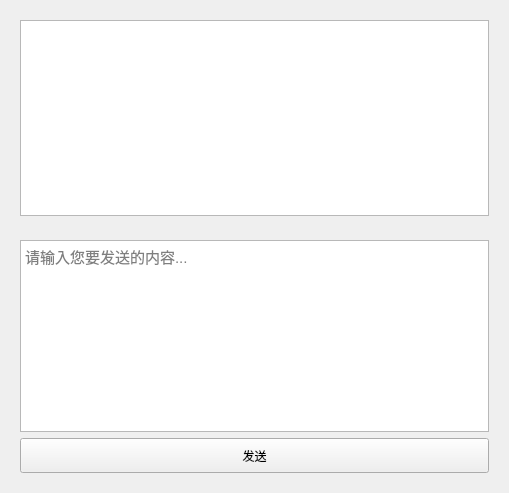
<?xml version="1.0" encoding="UTF-8"?>
<ui version="4.0">
 <class>ContactPage</class>
 <widget class="QWidget" name="ContactPage">
  <property name="geometry">
   <rect>
    <x>0</x>
    <y>0</y>
    <width>509</width>
    <height>493</height>
   </rect>
  </property>
  <property name="windowTitle">
   <string>Form</string>
  </property>
  <layout class="QVBoxLayout" name="verticalLayout">
   <item>
    <widget class="QWidget" name="widget" native="true">
     <property name="sizePolicy">
      <sizepolicy hsizetype="Preferred" vsizetype="Preferred">
       <horstretch>0</horstretch>
       <verstretch>0</verstretch>
      </sizepolicy>
     </property>
     <property name="minimumSize">
      <size>
       <width>0</width>
       <height>60</height>
      </size>
     </property>
     <layout class="QVBoxLayout" name="verticalLayout_3">
      <item>
       <widget class="QTextEdit" name="textEdit_2">
        <property name="font">
         <font>
          <pointsize>11</pointsize>
         </font>
        </property>
       </widget>
      </item>
     </layout>
    </widget>
   </item>
   <item>
    <widget class="QWidget" name="widget_2" native="true">
     <layout class="QVBoxLayout" name="verticalLayout_2">
      <item>
       <widget class="QTextEdit" name="textEdit">
        <property name="sizePolicy">
         <sizepolicy hsizetype="Expanding" vsizetype="Fixed">
          <horstretch>0</horstretch>
          <verstretch>0</verstretch>
         </sizepolicy>
        </property>
        <property name="maximumSize">
         <size>
          <width>16777215</width>
          <height>200</height>
         </size>
        </property>
        <property name="font">
         <font>
          <pointsize>11</pointsize>
         </font>
        </property>
        <property name="placeholderText">
         <string>请输入您要发送的内容...</string>
        </property>
       </widget>
      </item>
      <item>
       <widget class="QPushButton" name="pushButton">
        <property name="minimumSize">
         <size>
          <width>0</width>
          <height>35</height>
         </size>
        </property>
        <property name="text">
         <string>发送</string>
        </property>
       </widget>
      </item>
     </layout>
    </widget>
   </item>
  </layout>
 </widget>
 <resources/>
 <connections/>
</ui>
